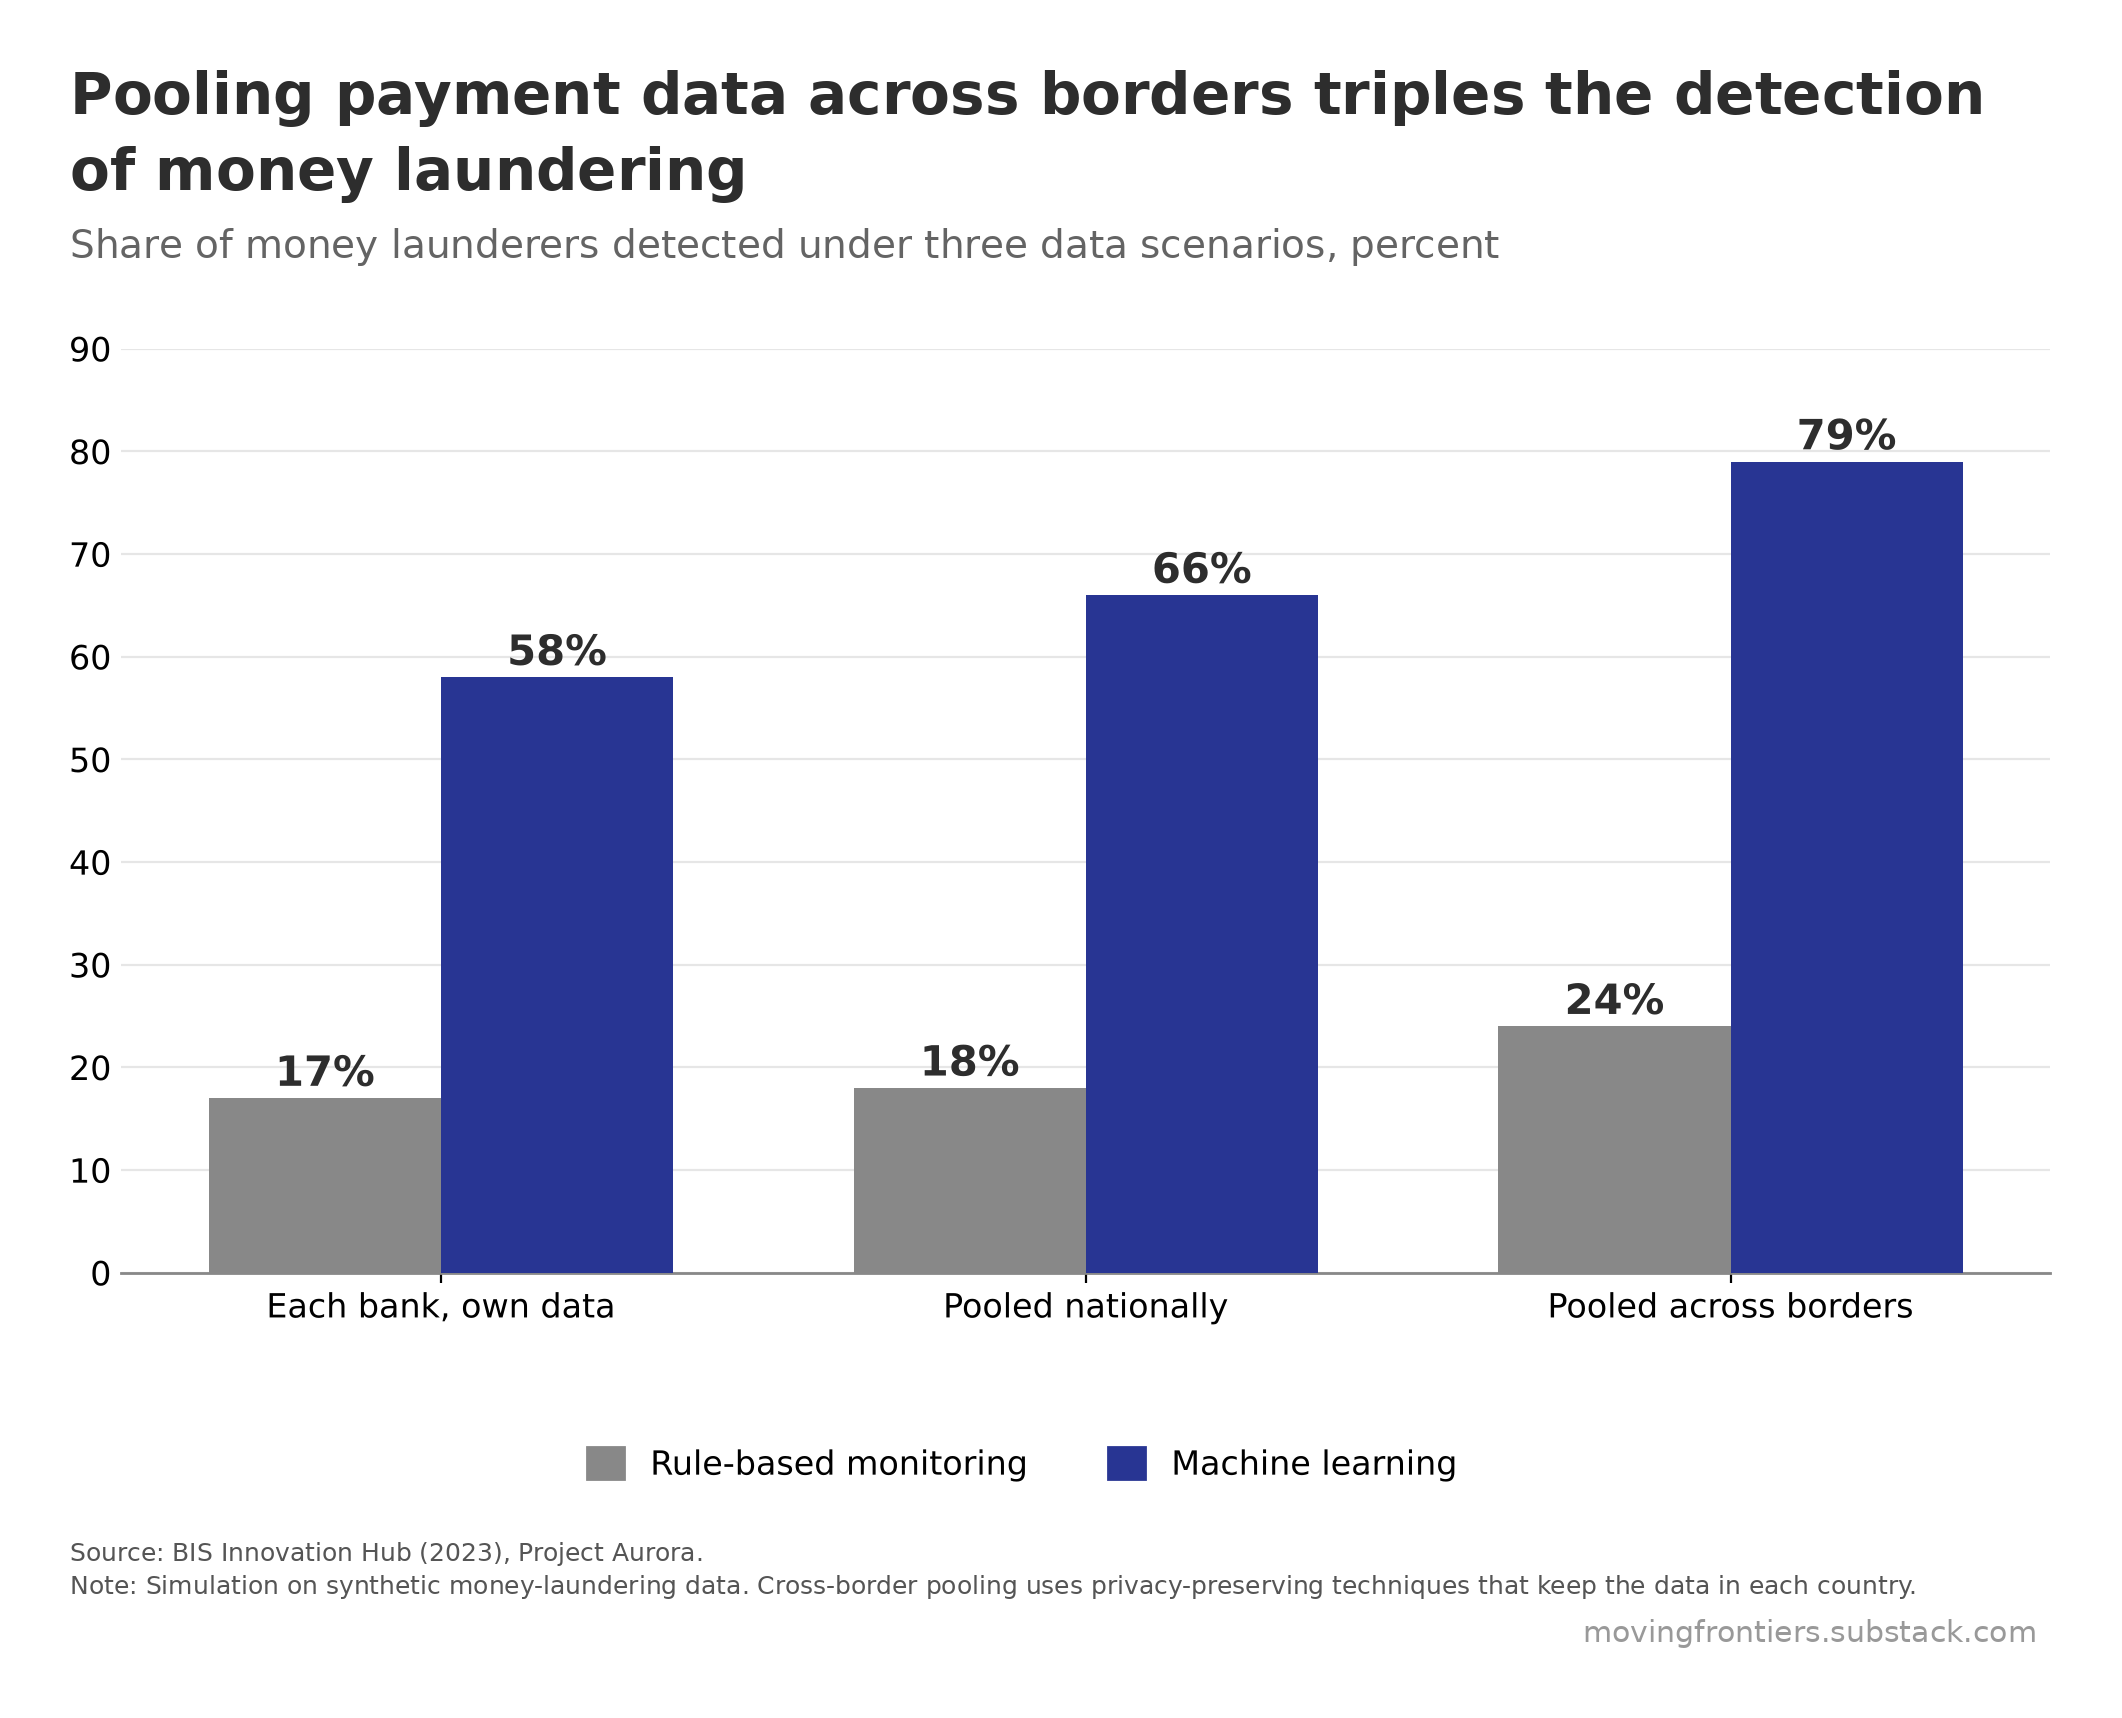

Write the Python code that produced this figure.
"""chart-6-pooled-payment-data-detection.py

Pooling payment data across borders triples the detection of money laundering

Self-contained: the Moving Frontiers house style, the data and the chart are all in
this one file. Needs only numpy, pandas, matplotlib and Pillow. Running it writes
chart-6-pooled-payment-data-detection.png and chart-6-pooled-payment-data-detection.csv next to the script.

HOW THE CHART IS BUILT
Three pairs of columns, one pair per data scenario. Grey is rule-based monitoring,
blue is machine learning. Values are printed above each column.
"""
import io
import pandas as pd
import matplotlib
matplotlib.use("Agg")
import matplotlib.pyplot as plt
from matplotlib.patches import Patch

# =====================================================================================
# HOUSE STYLE (inlined)
# =====================================================================================
import os
import numpy as np
import matplotlib
from PIL import Image, ImageDraw, ImageFont

DPI = 200

# ---- colours: the main elements, by how many series the chart has ----
RED, GOLD, GREEN, BLUE = "#C62828", "#F9A825", "#00897B", "#283593"
PALETTE = {1: [BLUE],
           2: [RED, BLUE],
           3: [RED, BLUE, GOLD],
           4: [RED, GOLD, GREEN, BLUE]}
GREY = "#888888"          # axes, rules, de-emphasised marks


def palette(n):
    assert n in PALETTE, "the house palette covers one to four series"
    return PALETTE[n]


# ---- spacing, in pixels at 200 dpi, every gap ink to ink ----
GAP_TITLE_SUB = 25        # subtitle below the title
GAP_SUB_PLOT  = 70        # plot below the subtitle
GAP_PLOT_CAP  = 60        # caption below the plot
GAP_CAP_MARK  = 20        # watermark below the last caption line
MARK_RIGHT    = 15        # watermark right edge, inside the content right edge
BORDER        = 70        # empty space around the whole canvas

# Canvas width is allowed to differ from chart to chart: each canvas is just the plot
# plus the border. Pass content_w=<px> to compose() to pad a narrow plot out to a
# common width instead, which is optional.
CONTENT_W     = None

# Type is fixed, not scaled to the chart. Sizing the title from the plot width made
# it depend on how much white space matplotlib happened to leave, so a narrow chart
# got a smaller title than a wide one in the same pack.
# TYPE SCALES WITH THE CANVAS, so that a chart shown at a fixed display width, a
# phone column say, always shows the same apparent type whatever its own pixel width.
# The point sizes below are the sizes at REF_W; a canvas half again as wide gets type
# half again as large, and the two look identical once both are scaled to the column.
# Sizing type from the plot width, as an earlier version did, is not the same thing and
# was a bug: it made the title depend on how much white space matplotlib happened to
# leave around the axes rather than on how large the image is.
REF_W      = 1980         # reference canvas width the point sizes below refer to
TITLE_PT   = 19.44        # title, 54px at REF_W
SUB_FRAC   = 0.68         # subtitle as a share of the title
CAP_PT     = 8.5          # caption, 24px at REF_W
MARK_MULT  = 1.2          # watermark as a share of the caption
LEADING    = 1.32

# Type inside the plot. Set once here and applied by rc(), so every chart in a pack
# carries the same tick labels, axis titles and annotations. A build script that
# passes its own fontsize= breaks that, so use these constants instead.
AXIS_PT    = 13           # axis titles
TICK_PT    = 12           # tick labels, both axes
LEGEND_PT  = 12           # legend entries
LABEL_PT   = 11.5         # in-plot labels and data values
EMPH_PT    = 15           # emphasised data values, bold

INK        = "#2D2D2D"    # title
SUB_INK    = "#646464"    # subtitle
CAP_INK    = "#555555"    # caption
MARK_INK   = "#999999"    # watermark
MARK_TEXT  = "movingfrontiers.substack.com"
CREDIT     = ""


def rc():
    """Matplotlib defaults for the plot itself."""
    matplotlib.pyplot.rcParams.update({
        "font.family": "DejaVu Sans", "font.size": AXIS_PT,
        "axes.labelsize": AXIS_PT, "xtick.labelsize": TICK_PT,
        "ytick.labelsize": TICK_PT, "legend.fontsize": LEGEND_PT,
        "axes.edgecolor": GREY, "axes.linewidth": 1.0,
        "figure.facecolor": "white", "axes.facecolor": "white"})


def style_ax(ax):
    ax.spines["top"].set_visible(False)
    ax.spines["right"].set_visible(False)


def _font(px, bold=False):
    name = "DejaVuSans-Bold.ttf" if bold else "DejaVuSans.ttf"
    for p in (os.path.join(matplotlib.get_data_path(), "fonts", "ttf", name),
              "/usr/share/fonts/truetype/dejavu/" + name):
        if os.path.exists(p):
            return ImageFont.truetype(p, px)
    raise FileNotFoundError(name)


def _ink(font, s):
    """Ink top and bottom of a string relative to its baseline."""
    b = font.getbbox(s, anchor="ls")
    return b[1], b[3]


def _ink_left(font, s):
    """How far the first glyph's ink sits from the pen position. Usually zero, but a
    few capitals carry a negative left side bearing, so a line starting with one puts
    ink a pixel outside the border that verify() insists on. Drawing at x minus this
    lines the ink up with the border instead of the pen."""
    return font.getbbox(s, anchor="ls")[0]


def _wrap(font, paragraphs, width):
    """Greedy wrap. Also returns, for each line, which paragraph it came from, so a
    line that ends because its paragraph ended can be told apart from one that ends
    because the next word would not fit."""
    lines, owner = [], []
    for p, text in enumerate(paragraphs):
        cur = ""
        for w in text.split():
            t = (cur + " " + w).strip()
            if not cur or font.getlength(t) <= width:
                cur = t
            else:
                lines.append(cur); owner.append(p); cur = w
        if cur:
            lines.append(cur); owner.append(p)
    return lines, owner


def _crop(img):
    g = np.array(img.convert("L"))
    r = np.where((g < 250).any(1))[0]
    c = np.where((g < 250).any(0))[0]
    return img.crop((c.min(), r.min(), c.max() + 1, r.max() + 1))


def compose(plot_png, out_png, title, subtitle, source, note=None, credit=CREDIT,
            content_w=CONTENT_W):
    """Title band above the plot, caption and watermark below, BORDER px all around."""
    plot = _crop(Image.open(plot_png).convert("RGB"))
    PW, H = plot.size
    W = max(PW, content_w or 0)          # the target is a floor, never a ceiling

    k = (W + 2 * BORDER) / REF_W         # type scales with the canvas, not the plot
    title_px = round(TITLE_PT * DPI / 72 * k)
    cap_px   = round(CAP_PT * DPI / 72 * k)
    f_title = _font(title_px, bold=True)
    f_sub   = _font(int(title_px * SUB_FRAC))
    f_cap   = _font(cap_px)
    f_mark  = _font(round(cap_px * MARK_MULT))

    tl, _ = _wrap(f_title, [title], W)
    sl, _ = _wrap(f_sub, [subtitle], W)
    paras = ["Source: " + source + (" " + credit if credit else "")]
    if note:
        paras.append("Note: " + note)
    cl, owner = _wrap(f_cap, paras, W)
    for i in range(len(cl) - 1):                       # lines must be maximally full
        if owner[i + 1] == owner[i]:
            nxt = cl[i + 1].split()[0]
            assert f_cap.getlength(cl[i] + " " + nxt) > W, \
                f"caption line {i} is not filled to the full width"

    tlh = int(f_title.size * LEADING)
    slh = int(f_sub.size * LEADING)
    clh = int(f_cap.size * LEADING)

    # walk down the page, each gap measured from the ink above it
    y, place = 0, []
    for i, s in enumerate(tl):
        base = y - _ink(f_title, s)[0] if i == 0 else place[-1][0] + tlh
        place.append((base, s, f_title, INK, "left"))
    y = place[-1][0] + _ink(f_title, tl[-1])[1]
    for i, s in enumerate(sl):
        base = (y + GAP_TITLE_SUB - _ink(f_sub, s)[0]) if i == 0 else place[-1][0] + slh
        place.append((base, s, f_sub, SUB_INK, "left"))
    y = place[-1][0] + _ink(f_sub, sl[-1])[1]

    plot_y = y + GAP_SUB_PLOT
    y = plot_y + H

    for i, s in enumerate(cl):
        base = (y + GAP_PLOT_CAP - _ink(f_cap, s)[0]) if i == 0 else place[-1][0] + clh
        place.append((base, s, f_cap, CAP_INK, "left"))
    y = place[-1][0] + _ink(f_cap, cl[-1])[1]
    place.append((y + GAP_CAP_MARK - _ink(f_mark, MARK_TEXT)[0],
                  MARK_TEXT, f_mark, MARK_INK, "right"))
    y = place[-1][0] + _ink(f_mark, MARK_TEXT)[1]

    canvas = Image.new("RGB", (W + 2 * BORDER, y + 2 * BORDER), "white")
    canvas.paste(plot, (BORDER, plot_y + BORDER))     # left, with the title and caption
    d = ImageDraw.Draw(canvas)
    for base, s, f, col, align in place:
        if align == "right":
            x = BORDER + W - MARK_RIGHT - f.getlength(s)
        else:
            x = BORDER - _ink_left(f, s)
        d.text((x, base + BORDER), s, font=f, fill=col, anchor="ls")
    canvas.save(out_png)
    verify(out_png)
    return out_png


def verify(png):
    """Blank pixel rows between each block, and the border, must match the constants."""
    a = np.array(Image.open(png).convert("L"))
    Hh, Ww = a.shape
    ink = a < 250
    rows = np.where(ink.any(1))[0]
    cols = np.where(ink.any(0))[0]
    bands, start, prev = [], rows[0], rows[0]
    for r in rows[1:]:
        if r - prev > 3:
            bands.append((start, prev)); start = r
        prev = r
    bands.append((start, prev))
    gaps = [bands[i + 1][0] - bands[i][1] - 1 for i in range(len(bands) - 1)]
    assert GAP_SUB_PLOT in gaps, f"no {GAP_SUB_PLOT}px gap below the subtitle"
    assert GAP_PLOT_CAP in gaps, f"no {GAP_PLOT_CAP}px gap above the caption"
    assert gaps[-1] == GAP_CAP_MARK, \
        f"gap above the watermark is {gaps[-1]}px, expected {GAP_CAP_MARK}"
    assert (rows[0], Hh - 1 - rows[-1], cols[0]) == (BORDER, BORDER, BORDER), \
        f"top, bottom and left borders are {(rows[0], Hh - 1 - rows[-1], cols[0])}, " \
        f"expected {BORDER}"
    assert Ww - 1 - cols[-1] >= BORDER, \
        f"right border is {Ww - 1 - cols[-1]}, expected at least {BORDER}"
    wm_cols = np.where(ink[bands[-1][0]:bands[-1][1] + 1, :].any(0))[0]
    assert Ww - 1 - wm_cols.max() >= BORDER + MARK_RIGHT - 3, "watermark right margin is wrong"
    return gaps

GRID = "#E6E6E6"

def tint(hex_colour, t):
    """Blend a hex colour towards white by the fraction t."""
    c = np.array([int(hex_colour[i:i + 2], 16) for i in (1, 3, 5)])
    return "#{:02X}{:02X}{:02X}".format(*(c + (255 - c) * t).round().astype(int))

def fig_ax(h=6.0, left=0.075, right=0.985, bottom=0.11, top=0.97):
    rc()
    fig, ax = plt.subplots(figsize=(10.6, h), dpi=DPI)
    fig.subplots_adjust(left=left, right=right, top=top, bottom=bottom)
    style_ax(ax)
    ax.set_axisbelow(True)
    return fig, ax

def hbars(ax, labels, values, colour, xmax=100):
    """Horizontal bars with the category written above each bar and the value at its end."""
    n = len(labels)
    for i, (l, v) in enumerate(zip(labels, values)):
        y = n - 1 - i
        ax.barh(y, v, height=0.42, color=colour, zorder=3)
        ax.text(0, y + 0.29, l, ha="left", va="bottom", fontsize=LABEL_PT + 0.5, color=INK)
        ax.text(v + xmax * 0.012, y, "{:g}%".format(v), ha="left", va="center",
                fontsize=EMPH_PT, fontweight="bold", color=INK)
    ax.set_ylim(-0.5, n - 0.2)
    ax.set_xlim(0, xmax * 1.08)
    ax.set_yticks([])
    ax.set_xticks([])
    for sp in ("left", "bottom"):
        ax.spines[sp].set_visible(False)

def legend(fig, handles):
    fig.legend(handles=handles, loc="lower center", bbox_to_anchor=(0.5, 0.0), ncol=len(handles),
               frameon=False, fontsize=LEGEND_PT, handlelength=1.1, handleheight=1.1, columnspacing=2.4)

# =====================================================================================
# DATA
# =====================================================================================
STEM = "chart-6-pooled-payment-data-detection"
RAW = """\
scenario,rule_based,machine_learning
"Each bank, own data",17,58
Pooled nationally,18,66
Pooled across borders,24,79
"""
df = pd.read_csv(io.StringIO(RAW))
df.to_csv(STEM + ".csv", index=False)

TITLE = 'Pooling payment data across borders triples the detection of money laundering'
SUBTITLE = 'Share of money launderers detected under three data scenarios, percent'
SOURCE = 'BIS Innovation Hub (2023), Project Aurora.'
NOTE = 'Simulation on synthetic money-laundering data. Cross-border pooling uses privacy-preserving techniques that keep the data in each country.'

# =====================================================================================
# CHART
# =====================================================================================
fig, ax = fig_ax(bottom=0.2)
x = np.arange(len(df))
w = 0.36
for col, off, colour in (("rule_based", -w / 2, GREY), ("machine_learning", w / 2, BLUE)):
    ax.bar(x + off, df[col], w, color=colour, zorder=3)
    for xi, v in zip(x + off, df[col]):
        ax.text(xi, v + 1.2, "{:g}%".format(v), ha="center", fontsize=EMPH_PT, fontweight="bold", color=INK)
ax.set_xticks(x)
ax.set_xticklabels(df.scenario)
ax.set_ylim(0, 90)
ax.yaxis.grid(True, color=GRID, lw=0.8)
ax.spines["left"].set_visible(False)
ax.tick_params(axis="y", length=0)
legend(fig, [Patch(color=GREY, label="Rule-based monitoring"), Patch(color=BLUE, label="Machine learning")])

fig.savefig("_plot.png", dpi=DPI, facecolor="white", bbox_inches="tight")
plt.close(fig)
compose("_plot.png", STEM + ".png", TITLE, SUBTITLE, SOURCE, NOTE)
os.remove("_plot.png")
print("wrote", STEM + ".png", "and", STEM + ".csv")
